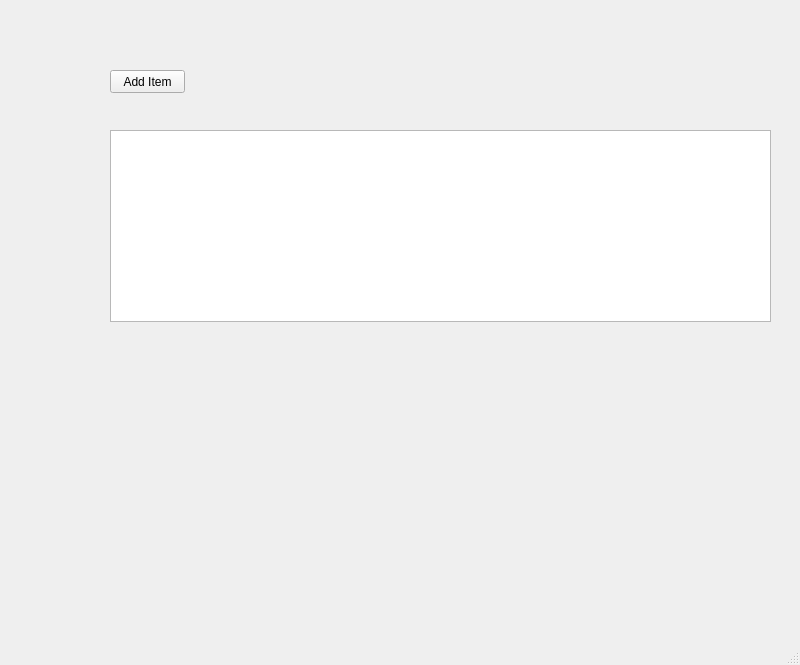
<?xml version="1.0" encoding="UTF-8"?>
<ui version="4.0">
 <class>MainWindow</class>
 <widget class="QMainWindow" name="MainWindow">
  <property name="geometry">
   <rect>
    <x>0</x>
    <y>0</y>
    <width>800</width>
    <height>665</height>
   </rect>
  </property>
  <property name="windowTitle">
   <string>Kelburn Postal Service</string>
  </property>
  <widget class="QWidget" name="centralwidget">
   <widget class="QPushButton" name="pushButton">
    <property name="geometry">
     <rect>
      <x>110</x>
      <y>70</y>
      <width>75</width>
      <height>23</height>
     </rect>
    </property>
    <property name="text">
     <string>Add Item</string>
    </property>
   </widget>
   <widget class="QTableView" name="tableView">
    <property name="geometry">
     <rect>
      <x>110</x>
      <y>130</y>
      <width>661</width>
      <height>192</height>
     </rect>
    </property>
   </widget>
  </widget>
  <widget class="QMenuBar" name="menubar">
   <property name="geometry">
    <rect>
     <x>0</x>
     <y>0</y>
     <width>800</width>
     <height>21</height>
    </rect>
   </property>
  </widget>
  <widget class="QStatusBar" name="statusbar"/>
 </widget>
 <resources/>
 <connections/>
</ui>
